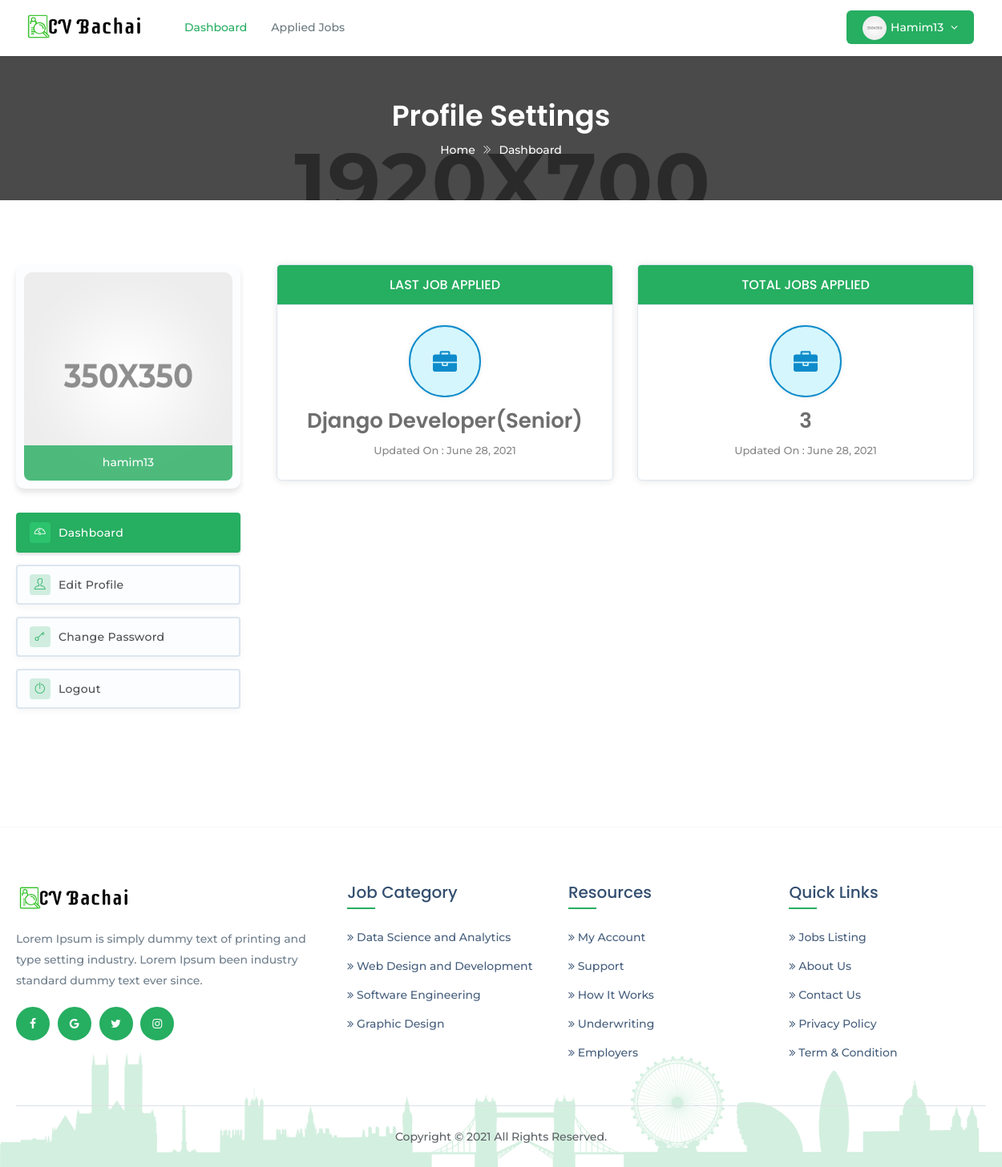
Page /account/applicantdashboard/ (signed in) on the committed database.
### cvrecommender/models.py (models this page shows, shortened)
class JobApplication(models.Model):
    applicant = models.ForeignKey('account.Applicant',
                                  on_delete=models.CASCADE,
                                  related_name='jobapplicants', blank=True)
    job = models.ForeignKey('Job',
                            on_delete=models.CASCADE,
                            related_name='jobs')
    apply_time = models.DateField(auto_now_add=True)
    first_name = models.CharField(max_length=30)
    last_name = models.CharField(max_length=20)
    email = models.EmailField(max_length=254)
    phone = models.CharField(max_length=11)
    education_application = models.CharField(max_length=20, choices=EDU)
    cgpa_application = models.DecimalField(max_digits=3, decimal_places=2)
    skill_req_application = models.TextField()
    skill_bonus_application = models.CharField(
        max_length=255, blank=True, null=True)
    related_experience_application = models.PositiveSmallIntegerField(
        validators=[MinValueValidator(0), MaxValueValidator(15)])
    total_experience_application = models.PositiveSmallIntegerField(
        validators=[MinValueValidator(0), MaxValueValidator(15)])
    score = models.FloatField(default=0.0)
    note_application = models.TextField(blank=True, null=True)
    cv_application = models.FileField()
    def __str__(self):
        return self.job.title

class Job(models.Model):
    title = models.CharField(max_length=200)
    slug = models.SlugField(max_length=200, blank=True,
                            help_text='You may keep it blank')
    company_name = models.CharField(max_length=200)
    starting_date = models.DateField(blank=True, null=True)
    deadline = models.DateField(blank=True, null=True)
    salary = models.PositiveIntegerField()
    vacancy = models.PositiveSmallIntegerField(
        validators=[MinValueValidator(1), MaxValueValidator(50)])
    job_category = models.CharField(max_length=50, choices=JOB_CATEGORY)
    job_type = models.CharField(max_length=20, choices=JOB_TYPE)
    email = models.EmailField(max_length=254,)
    phone = models.CharField(max_length=11, blank=True, null=True)
    company_website = models.URLField()
    logo = models.ImageField(null=True, blank=True)
    address = models.TextField(max_length=200)
    division = models.CharField(max_length=15, choices=CITY)
    description = models.TextField()
    responsibility = models.TextField()
    min_education = models.CharField(max_length=20, choices=EDU)
    cgpa = models.DecimalField(max_digits=3, decimal_places=2)
    experience = models.PositiveSmallIntegerField(
        validators=[MinValueValidator(0), MaxValueValidator(15)])
    skill_req = models.TextField(help_text='Input skills with comma')
    skill_bonus = models.CharField(
        max_length=255, blank=True, null=True, help_text='Input skills with comma')
    status = models.CharField(max_length=20, choices=STATUS)
    publish = models.DateField(auto_now_add=True)
    last_modified = models.DateField(auto_now=True)
    recruiter = models.ForeignKey('account.Recruiter',
                                  on_delete=models.CASCADE,
                                  related_name='recruiters')
    applicant = models.ManyToManyField('account.Applicant',
                                       related_name='applicants', blank=True)
    objects = models.Manager()         # default manager
    published = PublishedManager()    # custom manager for all published job post

### custom_decorators/custom_decorator.py (the view)
        def wrapper_function(request, *args, **kwargs):
            group = None
            if request.user.groups.exists():
                group = request.user.groups.all()[0].name
                if group in allowed_group:
                    return view_function(request, *args, **kwargs)
                else:
                    raise PermissionDenied
            else:
                return redirect('login')

### account/views.py (called while the page is built)
@login_required(login_url='login')
@allowed_users(allowed_group=['applicant'])
def applicantdashboard(request):
    applied = JobApplication.objects.filter(applicant=request.user.applicant)
    if applied:
        total = applied.count()
        latest = applied.latest('apply_time')
    else:
        total = 0
        latest = None
    sorted_cat_dict, sliced_dict, top_3 = \
        sort_dict_and_return(Job.objects.all())
    context = {'total': total, 'latest': latest, 'sliced_dict': sliced_dict}
    return render(request, 'registration/applicant-dashboard.html', context)

### custom_scripts/custom_functions.py (called while the page is built)
def jobs_in_dict_with_occurrence_number(all_jobs):
    category_dict = {}
    for job in all_jobs:
        category_dict[job.job_category] = category_dict\
            .get(job.job_category, 0)+1
    return category_dict

def sort_dict_and_return(all_jobs):
    jobs_dict = jobs_in_dict_with_occurrence_number(all_jobs)
    sorted_cat_dict = dict(sorted(jobs_dict.items(),
                                  key=operator.itemgetter(1),
                                  reverse=True))
    sliced_dict = dict(itertools.islice(sorted_cat_dict.items(), 4))
    top_3 = dict(itertools.islice(sorted_cat_dict.items(), 3))
    return sorted_cat_dict, sliced_dict, top_3

### account/templates/registration/applicant-dashboard.html (shortened to what this page needs)
{% load static %}
<!DOCTYPE html>
<html class="no-js" lang="zxx">
<head>
<link href="{% static 'assets/plugins/bootstrap/css/bootstrap.min.css' %}" rel="stylesheet">
<link href="{% static 'assets/plugins/icons/css/icons.css' %}" rel="stylesheet">
<link href="{% static 'assets/plugins/animate/animate.css' %}" rel="stylesheet">
<link href="{% static 'assets/plugins/aos-master/aos.css' %}" rel="stylesheet">
<link href="{% static 'assets/plugins/bootstrap/css/bootsnav.css' %}" rel="stylesheet">
<link href="{% static 'assets/plugins/nice-select/css/nice-select.css' %}" rel="stylesheet">
<link href="{% static 'assets/plugins/date-dropper/datedropper.css' %}" rel="stylesheet">
<link href="{% static 'assets/css/style.css' %}" rel="stylesheet">
<link href="{% static 'assets/css/responsive.css' %}" rel="stylesheet">
</head>
<body class="utf_skin_area">
<nav class="navbar navbar-default navbar-mobile navbar-fixed light bootsnav">
  <div class="container">
    <div class="navbar-header">
      <a class="navbar-brand" href="{% url 'home' %}"> <img src="{% static 'assets/img/logo.png' %}" class="logo logo-display" alt="">
        <img src="{% static 'assets/img/logo.png' %}" class="logo logo-scrolled" alt="">
      </a>
	  </div>
    <div class="collapse navbar-collapse" id="navbar-menu">
      <ul class="nav navbar-nav navbar-left" data-in="fadeInDown" data-out="fadeOutUp">
        <li class="active"> <a href="{% url 'applicantdashboard' %}">Dashboard</a> </li>
        <li> <a href="{% url 'allappliedjobs' %}">Applied jobs</a> </li>
      </ul>
      <ul class="nav navbar-nav navbar-right">
        <li class="dropdown sign-up">
          {% if request.user.applicant.image %}
            <a class="dropdown-toggle btn-signup red-btn" data-toggle="dropdown" href="">
              <img src="{{ request.user.applicant.image.url }}" class="img-responsive img-circle" alt="">
              {{ request.user }}
            </a>
          {% else %}
            <a class="dropdown-toggle btn-signup red-btn" data-toggle="dropdown" href="">
              <img src="{% static 'assets/img/user-profile.png' %}" class="img-responsive img-circle" alt="">
              {{ request.user }}
            </a>
          {% endif %}
        </li>
      </ul>
    </div>
  </div>
</nav>
<div class="page-title">
  <div class="container">
    <div class="page-caption">
      <h2>Profile Settings</h2>
      <p><a href="{% url 'home' %}" title="Home">Home</a> <i class="ti-angle-double-right"></i> Dashboard</p>
    </div>
  </div>
</div>
<section class="padd-top-80 padd-bot-80">
  <div class="container">
    <div class="row">
      <div class="col-md-3">
		<div id="leftcol_item">
		  {% if request.user.applicant.image  %}
        <div class="user_dashboard_pic"> <img alt="user photo" src="{{ request.user.applicant.image.url }}">
          <span class="user-photo-action">{{ request.user }}</span>
        </div>
      {% else %}
        <div class="user_dashboard_pic"> <img alt="user photo" src="{% static 'assets/img/user-profile.png' %}">
          <span class="user-photo-action">{{ request.user }}</span>
        </div>
      {% endif %}
		</div>
		<div class="dashboard_nav_item">
		  <ul>
		    <li class="active"><a href="{% url 'applicantdashboard' %}"><i class="login-icon ti-dashboard"></i> Dashboard</a></li>
        <li><a href="{% url 'editapplicantprofile' %}"><i class="login-icon ti-user"></i> Edit Profile</a></li>
        <li><a href="{% url 'password_change' %}"><i class="login-icon ti-key"></i> Change Password</a></li>
        <li><a href="{% url 'logout' %}"><i class="login-icon ti-power-off"></i> Logout</a></li>
		  </ul>
		</div>
	  </div>
	  <div class="col-md-9">
      <div id="dashboard_listing_blcok">
		  <div class="col-md-6 col-sm-6">
			<div class="statusbox">
			  <h3>Last Job Applied</h3>
			  <div class="statusbox-content">
				<p class="ic_status_item ic_col_one"><i class="fa fa-briefcase"></i></p>
				{% if latest %}
          <h2>{{ latest }}</h2>
				  <span>Updated On : {{ latest.apply_time }}</span>
        {% else %}
          <p class="text-danger">You haven't applied to any job yet.</p>
				  <span>Updated On : </span>
        {% endif %}
			  </div>
			</div>
		  </div>
		  <div class="col-md-6 col-sm-6">
			<div class="statusbox">
			  <h3>Total Jobs Applied</h3>
			  <div class="statusbox-content">
				<p class="ic_status_item ic_col_one"><i class="fa fa-briefcase"></i></p>
				{% if latest %}
          <h2>{{ total }}</h2>
				  <span>Updated On : {{ latest.apply_time }}</span>
        {% else %}
          <h2>{{ total }}</h2>
				  <span>Updated On : </span>
        {% endif %}
			  </div>
			</div>
		  </div>
		</div>
    </div>
    </div>
  </div>
</section>
<footer class="footer">
  <div class="container">
    <div class="row">
      <div class="col-md-4 col-sm-4">
        <a href="{% url 'home' %}"><img class="footer-logo" src="{% static 'assets/img/logo.png' %}" alt=""></a>
        <p>Lorem Ipsum is simply dummy text of printing and type setting industry. Lorem Ipsum been industry standard dummy text ever since.</p>
        <div class="f-social-box">
          <ul>
            <li><a href="#"><i class="fa fa-facebook facebook-cl"></i></a></li>
            <li><a href="#"><i class="fa fa-google google-plus-cl"></i></a></li>
            <li><a href="#"><i class="fa fa-twitter twitter-cl"></i></a></li>
            <li><a href="#"><i class="fa fa-instagram instagram-cl"></i></a></li>
          </ul>
        </div>
      </div>
      <div class="col-md-8 col-sm-8">
        <div class="row">
          <div class="col-md-4 col-sm-4 col-xs-6">
            <h4>Job Category</h4>
            <ul>
              {% for key, value in sliced_dict.items %}
              <li><a href="{% url 'jobCategory' key %}"><i class="fa fa-angle-double-right"></i> {{ key }}</a></li>
            {% empty %}
              <li>Sorry, NO Category found!!!</li>
            {% endfor %}
            </ul>
          </div>
          <div class="col-md-4 col-sm-4 col-xs-6">
            <h4>Resources</h4>
            <ul>
              <li><a href="#"><i class="fa fa-angle-double-right"></i> My Account</a></li>
              <li><a href="#"><i class="fa fa-angle-double-right"></i> Support</a></li>
              <li><a href="#"><i class="fa fa-angle-double-right"></i> How It Works</a></li>
              <li><a href="#"><i class="fa fa-angle-double-right"></i> Underwriting</a></li>
              <li><a href="#"><i class="fa fa-angle-double-right"></i> Employers</a></li>
            </ul>
          </div>
		      <div class="col-md-4 col-sm-4 col-xs-6">
            <h4>Quick Links</h4>
            <ul>
              <li><a href="{% url 'allPublishedJobs' %}"><i class="fa fa-angle-double-right"></i> Jobs Listing</a></li>
              <li><a href="#"><i class="fa fa-angle-double-right"></i> About Us</a></li>
              <li><a href="#"><i class="fa fa-angle-double-right"></i> Contact Us</a></li>
              <li><a href="#"><i class="fa fa-angle-double-right"></i> Privacy Policy</a></li>
              <li><a href="#"><i class="fa fa-angle-double-right"></i> Term & Condition</a></li>
            </ul>
          </div>
        </div>
      </div>
    </div>
    <div class="row">
      <div class="col-md-12">
        <div class="copyright text-center">
          <p>Copyright © 2021 All Rights Reserved.</p>
        </div>
      </div>
    </div>
  </div>
</footer>
</body>
</html>

### account/static/assets/css/responsive.css (style rules this page uses)
@media only screen and (min-width : 993px) { section { padding: 6em 0; } }
@media only screen and (min-width : 993px) { .navbar-default .navbar-brand img { max-width: 150px; } }
@media only screen and (min-width : 1024px) { h2 { font-size: 36px; } }
@media only screen and (min-width : 1024px) { h3 { font-size: 27px; } }
@media only screen and (min-width : 1024px) { h4 { font-size: 20px; } }

### rows in the picture
JobApplication: job.title "Django Developer(Senior)", apply_time "June 28, 2021"
Job: sliced_dict "Data Science and Analytics"
Job: sliced_dict "Web Design and Development"
Job: sliced_dict "Software Engineering"
Job: sliced_dict "Graphic Design"

### other values in the picture
{{ request.user }} "Hamim13"
{{ request.user }} "hamim13"
{{ total }} "3"
